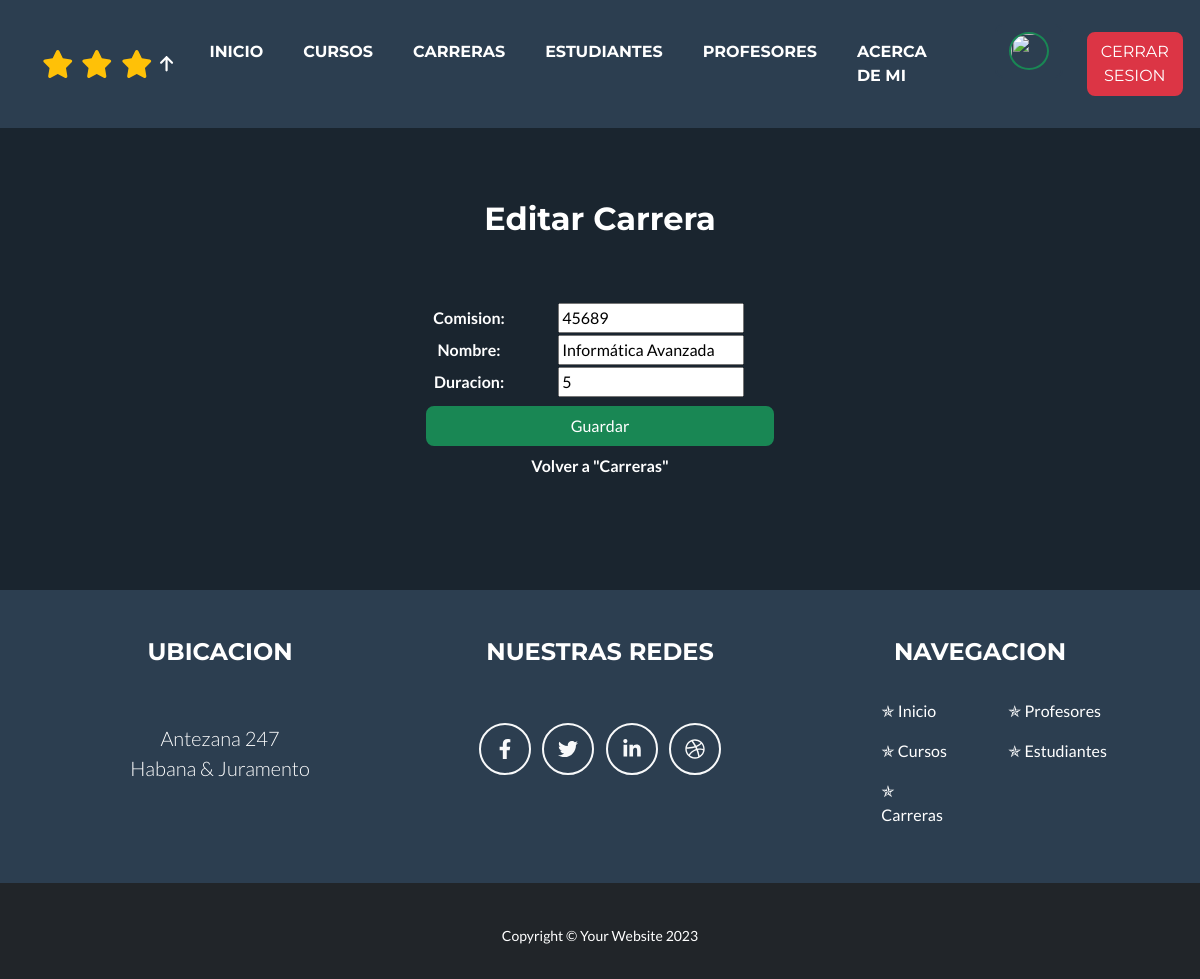
/update_carrera/3/ (signed in), run on the app's committed database.
### aplication/models.py (models this page shows, shortened)
class Carrera(models.Model):
    comision = models.IntegerField()
    nombre = models.CharField(max_length=50, blank=False)
    duracion = models.PositiveSmallIntegerField(default=5, blank=False)

### aplication/views.py (the view)
# urls.py: path('update_carrera/<int:pk>/', CarreraUpdate.as_view(), name='update_carrera'),
class CarreraUpdate(LoginRequiredMixin, UpdateView):
    model = Carrera
    fields = ['comision', 'nombre', 'duracion']
    template_name = 'aplication/carrera_update_form.html'
    success_url = reverse_lazy('carreras')

### aplication/templates/aplication/carrera_update_form.html (shortened to what this page needs)
{% extends 'aplication/woheader.html' %}
{% load static %}
{% block title %}
    <div class="container">
        <h2 class="text-center">Editar Carrera</h2>
    </div>
{% endblock title %}
{% block content %}
    <div class="container d-flex justify-content-center">
        <form class="row" action="" method="post">
            <table class="text-center">
                {{ form.as_table }}
            </table>
            <div class="p-2">
                <input class="btn btn-success w-100" type="submit" value="Guardar">
            </div>
        </form>
    </div>
    <div class="text-center">
        <a class="navbar-brand" href="{% url 'carreras' %}#{id-dinamico}"><b>Volver a "Carreras"</b></a>
    </div>
{% endblock content %}

### data on the page
Carrera: comision "45689", nombre "Informática Avanzada", duracion "5"
